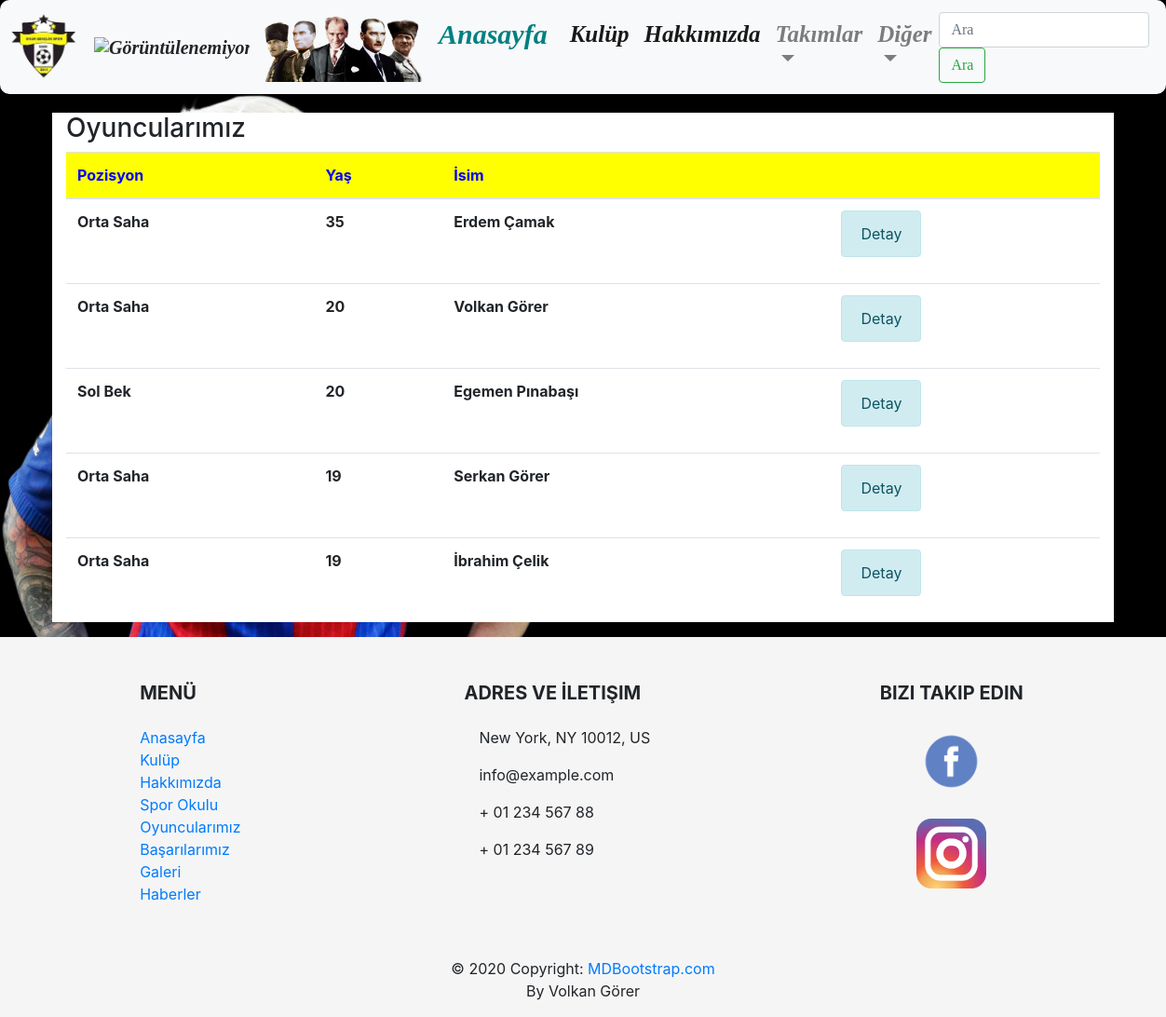
The app's page /databases/oyuncularımız/ with its own data.
### database/models.py (models this page shows, shortened)
class Database(models.Model):
    author = models.ForeignKey("auth.User",on_delete = models.CASCADE,verbose_name = "Kullanıcı")
    category = models.CharField(max_length = 50,verbose_name = "Kategori")
    position = models.CharField(max_length = 50,verbose_name = "Pozisyon")
    name = models.CharField(max_length = 50,verbose_name = "İsim")
    age = models.CharField(max_length = 50,verbose_name = "Yaş")
    size = models.CharField(max_length = 50,verbose_name = "Boy")
    weight = models.CharField(max_length = 50,verbose_name = "Kilo")
    foot = models.CharField(max_length = 50,verbose_name = "Kullandığı Ayak")
    club_history = models.CharField(max_length = 50,verbose_name = "Kulübe Katılma Tarihi")
    hoca_gorüsü = models.TextField()
    player_image = models.FileField(blank=True, null=True,verbose_name="Fotoğraf Ekleyin")
    created_date = models.DateTimeField(auto_now_add=True,verbose_name = "Oluşturulma Tarihi")
    class Meta():
        ordering = ['-age']

### database/views.py (called while the page is built)
def Oyuncularımız(request):
    keyword = request.GET.get("keyword")
    if keyword :
        oyuncular = Database.objects.filter(name__contains = keyword)
        return render(request,"oyuncularımız.html",{"oyuncular":oyuncular})
    oyuncular = Database.objects.all()
    context = {
        "oyuncular":oyuncular
    }
    return render(request,"oyuncularımız.html",context)

### templates/oyuncularımız.html
{% extends "layout.html" %}
{% block body %}
<h3>Oyuncularımız</h3>
{% if oyuncular %}
<table class="table" >
    <thead>
      <tr style="color:blue; background-color:yellow;">
        <th scope="col">Pozisyon</th>
        <th scope="col">Yaş</th>
        <th scope="col">İsim</th>
        <th scope="col"></th>
      </tr>
    </thead>
    <tbody>
        {% for oyuncu in oyuncular %}
            <tr>
                <th scope="row">{{oyuncu.position}}</th>
                <th scope="row">{{oyuncu.age}}</th>
                <th scope="row">{{oyuncu.name}}</th>
                <th scope="col"><a href="/databases/detail/{{oyuncu.id}}"><button class="alert alert-info">Detay</button></a>  </th>
            </tr>
        {% endfor %}
    </tbody>
</table>
{% else %}
<div class="alert alert-danger">
    Oyuncu bulunmuyor.
</div>
{% endif %}
{% endblock body %}

### records on screen
Database: position "Orta Saha", age "35", name "Erdem Çamak"
Database: position "Orta Saha", age "20", name "Volkan Görer"
Database: position "Sol Bek", age "20", name "Egemen Pınabaşı"
Database: position "Orta Saha", age "19", name "Serkan Görer"
Database: position "Orta Saha", age "19", name "İbrahim Çelik"
